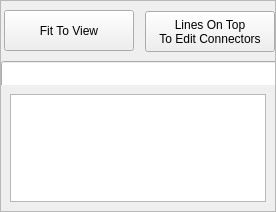
         <widget class="QFrame" name="leftTopFrame">
          <property name="sizePolicy">
           <sizepolicy hsizetype="Expanding" vsizetype="Expanding">
            <horstretch>0</horstretch>
            <verstretch>0</verstretch>
           </sizepolicy>
          </property>
          <property name="frameShape">
           <enum>QFrame::StyledPanel</enum>
          </property>
          <property name="frameShadow">
           <enum>QFrame::Raised</enum>
          </property>
          <layout class="QVBoxLayout" name="verticalLayout_4" stretch="2,3">
           <property name="spacing">
            <number>0</number>
           </property>
           <property name="leftMargin">
            <number>0</number>
           </property>
           <property name="topMargin">
            <number>0</number>
           </property>
           <property name="rightMargin">
            <number>0</number>
           </property>
           <property name="bottomMargin">
            <number>0</number>
           </property>
           <item>
            <widget class="QFrame" name="frame_7">
             <property name="frameShape">
              <enum>QFrame::NoFrame</enum>
             </property>
             <property name="frameShadow">
              <enum>QFrame::Raised</enum>
             </property>
             <widget class="QTextBrowser" name="currXY">
              <property name="geometry">
               <rect>
                <x>430</x>
                <y>10</y>
                <width>81</width>
                <height>51</height>
               </rect>
              </property>
              <property name="verticalScrollBarPolicy">
               <enum>Qt::ScrollBarAlwaysOff</enum>
              </property>
              <property name="horizontalScrollBarPolicy">
               <enum>Qt::ScrollBarAlwaysOff</enum>
              </property>
              <property name="overwriteMode">
               <bool>true</bool>
              </property>
              <property name="acceptRichText">
               <bool>false</bool>
              </property>
              <property name="cursorWidth">
               <number>0</number>
              </property>
              <property name="textInteractionFlags">
               <set>Qt::NoTextInteraction</set>
              </property>
              <property name="openLinks">
               <bool>false</bool>
              </property>
             </widget>
             <widget class="QPushButton" name="selAll">
              <property name="geometry">
               <rect>
                <x>288</x>
                <y>10</y>
                <width>130</width>
                <height>41</height>
               </rect>
              </property>
              <property name="text">
               <string>Select All Objects</string>
              </property>
             </widget>
             <widget class="QPushButton" name="lineLayer">
              <property name="geometry">
               <rect>
                <x>144</x>
                <y>10</y>
                <width>130</width>
                <height>41</height>
               </rect>
              </property>
              <property name="toolTip">
               <string>&lt;html&gt;&lt;head/&gt;&lt;body&gt;&lt;p&gt;To be able to click on all of an Axon line, you need to bring it to the foreground so it is on top of the other items. After you are done editing, click on this again to send it to the background.&lt;/p&gt;&lt;/body&gt;&lt;/html&gt;</string>
              </property>
              <property name="text">
               <string>Lines On Top
To Edit Connectors</string>
              </property>
             </widget>
             <widget class="QPushButton" name="fitToView">
              <property name="geometry">
               <rect>
                <x>3</x>
                <y>9</y>
                <width>130</width>
                <height>41</height>
               </rect>
              </property>
              <property name="text">
               <string>Fit To View</string>
              </property>
             </widget>
             <widget class="QLineEdit" name="currFile">
              <property name="geometry">
               <rect>
                <x>0</x>
                <y>60</y>
                <width>421</width>
                <height>28</height>
               </rect>
              </property>
              <property name="readOnly">
               <bool>true</bool>
              </property>
             </widget>
            </widget>
           </item>
           <item>
            <widget class="QFrame" name="frame_6">
             <property name="frameShape">
              <enum>QFrame::NoFrame</enum>
             </property>
             <property name="frameShadow">
              <enum>QFrame::Raised</enum>
             </property>
             <layout class="QHBoxLayout" name="horizontalLayout_4">
              <item>
               <widget class="QPlainTextEdit" name="chatterBox">
                <property name="undoRedoEnabled">
                 <bool>false</bool>
                </property>
                <property name="readOnly">
                 <bool>true</bool>
                </property>
               </widget>
              </item>
             </layout>
            </widget>
           </item>
          </layout>
         </widget>
